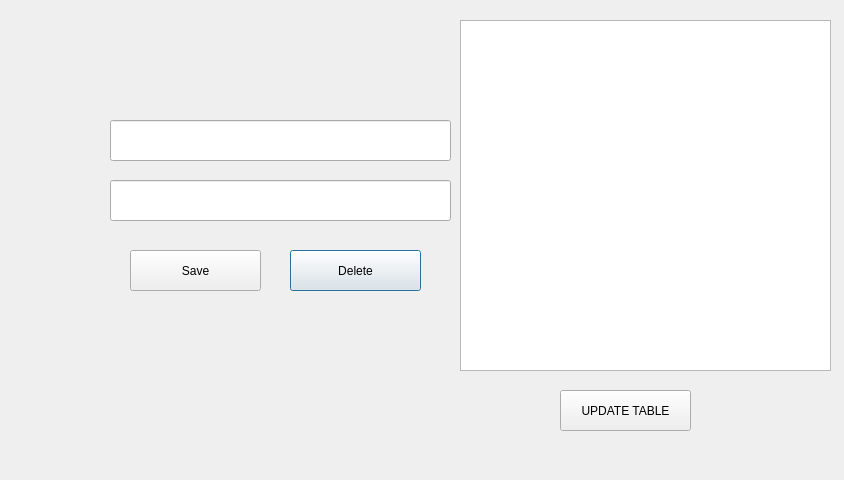
<?xml version="1.0" encoding="UTF-8"?>
<ui version="4.0">
 <class>BusinessMenu</class>
 <widget class="QDialog" name="BusinessMenu">
  <property name="geometry">
   <rect>
    <x>0</x>
    <y>0</y>
    <width>844</width>
    <height>480</height>
   </rect>
  </property>
  <property name="windowTitle">
   <string>Dialog</string>
  </property>
  <widget class="QLineEdit" name="lineEdit_name">
   <property name="geometry">
    <rect>
     <x>110</x>
     <y>120</y>
     <width>341</width>
     <height>41</height>
    </rect>
   </property>
  </widget>
  <widget class="QLineEdit" name="lineEdit_date">
   <property name="geometry">
    <rect>
     <x>110</x>
     <y>180</y>
     <width>341</width>
     <height>41</height>
    </rect>
   </property>
  </widget>
  <widget class="QPushButton" name="pushButton_delete">
   <property name="geometry">
    <rect>
     <x>290</x>
     <y>250</y>
     <width>131</width>
     <height>41</height>
    </rect>
   </property>
   <property name="text">
    <string>Delete</string>
   </property>
  </widget>
  <widget class="QPushButton" name="pushButton_update_table">
   <property name="geometry">
    <rect>
     <x>560</x>
     <y>390</y>
     <width>131</width>
     <height>41</height>
    </rect>
   </property>
   <property name="text">
    <string>UPDATE TABLE</string>
   </property>
  </widget>
  <widget class="QTableView" name="tableView">
   <property name="geometry">
    <rect>
     <x>460</x>
     <y>20</y>
     <width>371</width>
     <height>351</height>
    </rect>
   </property>
  </widget>
  <widget class="QPushButton" name="pushButton_save">
   <property name="geometry">
    <rect>
     <x>130</x>
     <y>250</y>
     <width>131</width>
     <height>41</height>
    </rect>
   </property>
   <property name="text">
    <string>Save</string>
   </property>
  </widget>
 </widget>
 <resources/>
 <connections/>
</ui>
